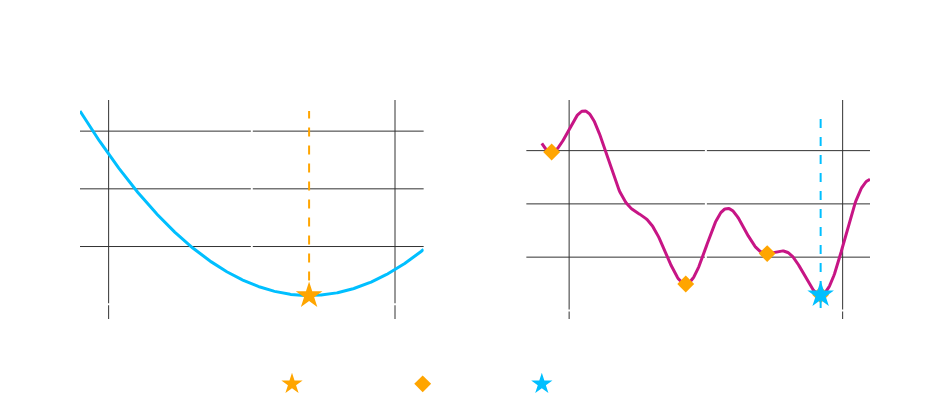

Source (notebook cell):
### Markdown cell above
Functionally, we can represent a model's error as the distance between its prediction and actual observed value (target)

 This is typically called a loss function

Sometimes (depending on the model) we can graph it, in any case, we can graph an abstraction to understand what's happening

 The mean squared error (MSE) is a common loss function for regression problems:

 $$
 \text{MSE} = \frac{1}{N} \sum_{i=1}^N (y_i - \hat{y}_i)^2 = \frac{1}{N} \sum_{i=1}^N (y_i - \mathcal{M}(\Theta))^2
 $$

- $y_i$ is the target (observed distance, for example) value
- $\hat{y}_i = \mathcal{M}(\Theta)$  is the model predicted value (we need to learn $\Theta$)
- $N$ is the number of observations

To minimize the error we find

 $$
 \min_{\Theta}~ \frac{1}{N} \sum_{i=1}^N (y_i - \hat{y}_i)^2
 $$

The parameters for our model

 $$
 \Theta^* = \argmin_{\Theta}~ \frac{1}{N} \sum_{i=1}^N (y_i - \hat{y}_i)^2
 $$

### Code cell
import numpy as np
import plotly.graph_objs as go
import plotly.subplots as sp

# x values: model parameter space
theta = np.linspace(-6, 6, 400)

# Convex: parabola
convex_error = 0.5*(theta - 2)**2 + 1.5
theta_star = 2
min_error = 0.5*(theta_star - 2)**2 + 1.5

# Non-convex: sum of parabola (same min) + bumps
nonconvex_error = 0.09*(theta - 2)**2 + 2 + 1.3*np.sin(1.2*theta) + 0.7*np.sin(2.5*theta)
nonconvex_min_ix = np.argmin(nonconvex_error)
theta_star_ncvx = theta[nonconvex_min_ix]
min_error_ncvx = nonconvex_error[nonconvex_min_ix]

fig = sp.make_subplots(
    rows=1, cols=2,
    subplot_titles=(
        "Convex Loss: Unique Minimum",
        "Non-Convex Loss: Local Extrema"
    ),
    horizontal_spacing=0.13
)

# Left plot: convex
fig.add_trace(
    go.Scatter(
        x=theta, y=convex_error,
        mode='lines',
        line=dict(color='deepskyblue', width=3),
        name='Convex Error',
        showlegend=False
    ),
    row=1, col=1
)
# Mark theta star
fig.add_trace(
    go.Scatter(
        x=[theta_star], y=[min_error],
        mode='markers',
        marker=dict(size=20, color='orange', symbol='star'),
        name='optimal convex',
        showlegend=True
    ),
    row=1, col=1
)
# Draw vertical line at theta star
fig.add_trace(
    go.Scatter(
        x=[theta_star, theta_star], y=[convex_error.min()-0.5, convex_error.max()],
        mode='lines',
        line=dict(color='orange', dash='dash', width=2),
        showlegend=False
    ),
    row=1, col=1
)

# Right plot: non-convex
fig.add_trace(
    go.Scatter(
        x=theta, y=nonconvex_error,
        mode='lines',
        line=dict(color='mediumvioletred', width=3),
        name='Non-Convex Error',
        showlegend=False
    ),
    row=1, col=2
)
# Find and show local minima
from scipy.signal import argrelextrema
local_min_ix = argrelextrema(nonconvex_error, np.less, order=10)[0]
fig.add_trace(
    go.Scatter(
        x=theta[local_min_ix], y=nonconvex_error[local_min_ix],
        mode='markers',
        marker=dict(size=13, color='orange', symbol='diamond'),
        name='Local Minima',
        showlegend=True
    ),
    row=1, col=2
)
# Global min as a star
fig.add_trace(
    go.Scatter(
        x=[theta_star_ncvx], y=[min_error_ncvx],
        mode='markers',
        marker=dict(size=20, color='deepskyblue', symbol='star'),
        name='optimal non convex',
        showlegend=True
    ),
    row=1, col=2
)
# Vertical line at global non-convex min
fig.add_trace(
    go.Scatter(
        x=[theta_star_ncvx, theta_star_ncvx], y=[nonconvex_error.min()-0.5, nonconvex_error.max()],
        mode='lines',
        line=dict(color='deepskyblue', dash='dash', width=2),
        showlegend=False
    ),
    row=1, col=2
)

fig.update_layout(
    width=950,
    height=410,
    plot_bgcolor='rgba(0,0,0,0)',
    paper_bgcolor='rgba(0,0,0,0)',
    font=dict(color='white'),
    xaxis=dict(
        title="Model parameters",
        showgrid=True, gridcolor="#323232", gridwidth=1,
    ),
    yaxis=dict(
        title="Error",
        showgrid=True, gridcolor="#323232", gridwidth=1,
    ),
    xaxis2=dict(
        title="Model parameters",
        showgrid=True, gridcolor="#323232", gridwidth=1,
    ),
    yaxis2=dict(
        title="Error",
        showgrid=True, gridcolor="#323232", gridwidth=1,
    ),
    title="Convex vs Non-Convex Optimization Landscapes",
    legend=dict(
        orientation='h',     # Horizontal legend
        yanchor='top',
        y=-0.23,             # Position legend below the plot
        xanchor='center',
        x=0.5,
        font=dict(color='white')
    )
)
fig.show()

### Figure 1 — Plotly figure (JSON) as saved in the notebook; plotly's stock layout.template omitted (floating-point values rounded to 4 significant figures; data arrays with more than 128 entries replaced by an {"elided": "..."} marker saying what was removed)
{"data": [{"line": {"color": "deepskyblue", "width": 3}, "mode": "lines", "name": "Convex Error", "showlegend": false, "type": "scatter", "x": {"elided": "400 float values"}, "xaxis": "x", "y": {"elided": "400 float values"}, "yaxis": "y"}, {"marker": {"color": "orange", "size": 20, "symbol": "star"}, "mode": "markers", "name": "optimal convex", "showlegend": true, "type": "scatter", "x": [2], "xaxis": "x", "y": [1.5], "yaxis": "y"}, {"line": {"color": "orange", "dash": "dash", "width": 2}, "mode": "lines", "showlegend": false, "type": "scatter", "x": [2, 2], "xaxis": "x", "y": [1, 33.5], "yaxis": "y"}, {"line": {"color": "mediumvioletred", "width": 3}, "mode": "lines", "name": "Non-Convex Error", "showlegend": false, "type": "scatter", "x": {"elided": "400 float values"}, "xaxis": "x2", "y": {"elided": "400 float values"}, "yaxis": "y2"}, {"marker": {"color": "orange", "size": 13, "symbol": "diamond"}, "mode": "markers", "name": "Local Minima", "showlegend": true, "type": "scatter", "x": [-5.639, -0.7368, 2.241, 4.195], "xaxis": "x2", "y": [5.948, 0.9943, 2.133, 0.5887], "yaxis": "y2"}, {"marker": {"color": "deepskyblue", "size": 20, "symbol": "star"}, "mode": "markers", "name": "optimal non convex", "showlegend": true, "type": "scatter", "x": [4.195], "xaxis": "x2", "y": [0.5887], "yaxis": "y2"}, {"line": {"color": "deepskyblue", "dash": "dash", "width": 2}, "mode": "lines", "showlegend": false, "type": "scatter", "x": [4.195, 4.195], "xaxis": "x2", "y": [0.08872, 7.49], "yaxis": "y2"}], "layout": {"annotations": [{"font": {"size": 16}, "showarrow": false, "text": "Convex Loss: Unique Minimum", "x": 0.2175, "xanchor": "center", "xref": "paper", "y": 1, "yanchor": "bottom", "yref": "paper"}, {"font": {"size": 16}, "showarrow": false, "text": "Non-Convex Loss: Local Extrema", "x": 0.7825, "xanchor": "center", "xref": "paper", "y": 1, "yanchor": "bottom", "yref": "paper"}], "font": {"color": "white"}, "height": 410, "legend": {"font": {"color": "white"}, "orientation": "h", "x": 0.5, "xanchor": "center", "y": -0.23, "yanchor": "top"}, "paper_bgcolor": "rgba(0,0,0,0)", "plot_bgcolor": "rgba(0,0,0,0)", "title": {"text": "Convex vs Non-Convex Optimization Landscapes"}, "width": 950, "xaxis": {"anchor": "y", "domain": [0, 0.435], "gridcolor": "#323232", "gridwidth": 1, "showgrid": true, "title": {"text": "Model parameters"}}, "xaxis2": {"anchor": "y2", "domain": [0.565, 1], "gridcolor": "#323232", "gridwidth": 1, "showgrid": true, "title": {"text": "Model parameters"}}, "yaxis": {"anchor": "x", "domain": [0, 1], "gridcolor": "#323232", "gridwidth": 1, "showgrid": true, "title": {"text": "Error"}}, "yaxis2": {"anchor": "x2", "domain": [0, 1], "gridcolor": "#323232", "gridwidth": 1, "showgrid": true, "title": {"text": "Error"}}}}
